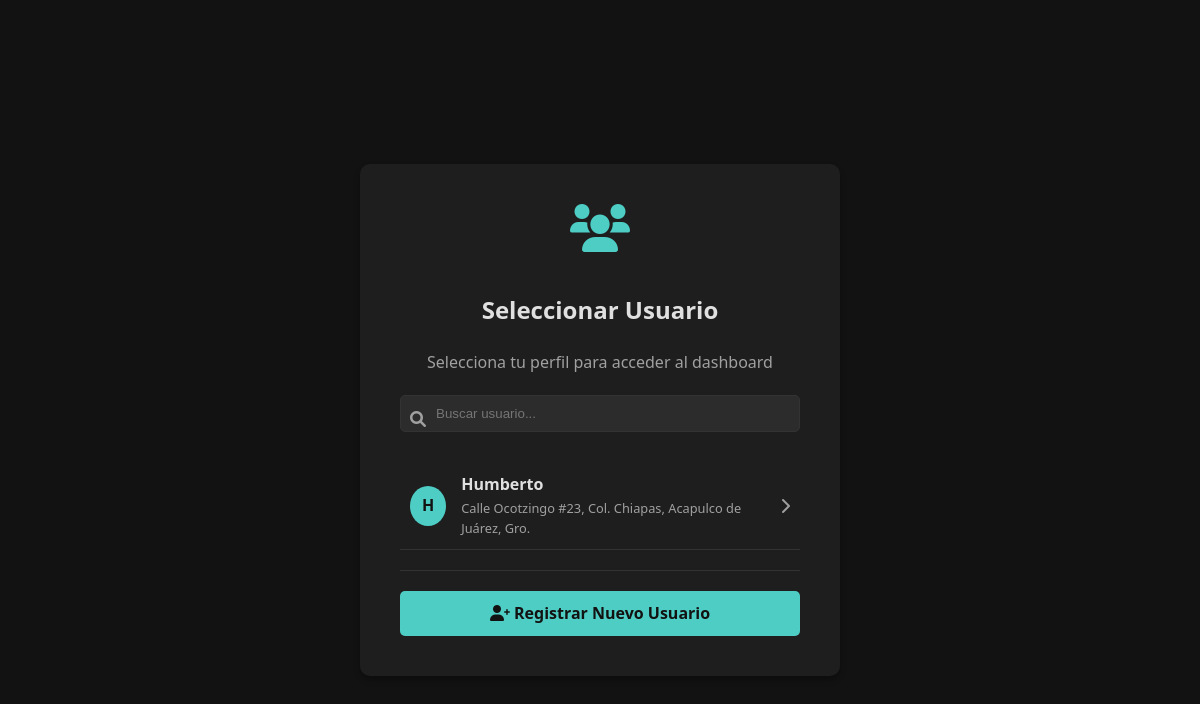
The page /usuarios on the database its author committed.
### models.py (models this page shows, shortened)
class Usuario(db.Model):
    __tablename__ = 'usuarios'
    id = db.Column(db.Integer, primary_key=True)
    nombre_usuario = db.Column(db.String(100), unique=True, nullable=False)
    domicilio = db.Column(db.String(200), nullable=False)
    fecha_registro = db.Column(db.DateTime, default=datetime.utcnow)
    dispositivos = db.relationship('Dispositivo', backref='usuario', lazy=True, cascade='all, delete-orphan')
    consumos = db.relationship('ConsumoBimestral', backref='usuario', lazy=True, cascade='all, delete-orphan')
    reportes = db.relationship('Reporte', backref='usuario', lazy=True, cascade='all, delete-orphan')

### app.py (the view)
@app.route('/usuarios')
def lista_usuarios():
    busqueda_form = BusquedaUsuarioForm()
    usuarios = Usuario.query.order_by(Usuario.fecha_registro.desc()).all()
    return render_template('login.html', usuarios=usuarios, form=busqueda_form)

### forms.py
class BusquedaUsuarioForm(FlaskForm):
    nombre_usuario = StringField(
        'Nombre de Usuario',
        validators=[Length(max=100)],
        render_kw={'placeholder': 'Buscar usuario...'}
    )
    submit = SubmitField('Buscar')

### templates/login.html
{% extends "base.html" %}
{% block content %}
<div class="login-container">
    <div class="login-card">
        <div class="login-header">
            <div class="icon">
                <i class="fas fa-users"></i>
            </div>
            <h2>Seleccionar Usuario</h2>
            <p style="color: var(--text-secondary); margin-bottom: 20px;">Selecciona tu perfil para acceder al dashboard</p>
        </div>
        <form method="GET" action="{{ url_for('lista_usuarios') }}" class="search-form" style="margin-bottom: 20px;">
            <div class="input-wrapper">
                <i class="fas fa-search"></i>
                {{ form.nombre_usuario(class="form-control", placeholder="Buscar usuario...") }}
            </div>
        </form>
        <div class="user-list" style="text-align: left; max-height: 300px; overflow-y: auto;">
            {% if usuarios %}
                {% for usuario in usuarios %}
                <a href="{{ url_for('dashboard', usuario_id=usuario.id) }}" class="user-item" style="display: flex; align-items: center; padding: 10px; border-bottom: 1px solid #333; color: var(--text-primary); text-decoration: none; transition: background 0.3s;">
                    <div style="background: var(--accent-color); width: 40px; height: 40px; border-radius: 50%; display: flex; align-items: center; justify-content: center; margin-right: 15px; color: #121212; font-weight: bold;">
                        {{ usuario.nombre_usuario[0]|upper }}
                    </div>
                    <div>
                        <div style="font-weight: bold;">{{ usuario.nombre_usuario }}</div>
                        <div style="font-size: 0.8rem; color: var(--text-secondary);">{{ usuario.domicilio }}</div>
                    </div>
                    <i class="fas fa-chevron-right" style="margin-left: auto; color: var(--text-secondary);"></i>
                </a>
                {% endfor %}
            {% else %}
                <p style="text-align: center; color: var(--text-secondary);">No hay usuarios registrados.</p>
            {% endif %}
        </div>
        <div class="form-footer" style="margin-top: 20px; border-top: 1px solid #333; padding-top: 20px;">
            <a href="{{ url_for('registro_usuario') }}" class="btn btn-primary" style="display: block; width: 100%; text-align: center; box-sizing: border-box;">
                <i class="fas fa-user-plus"></i> Registrar Nuevo Usuario
            </a>
        </div>
    </div>
</div>
{% endblock %}

### static/css/styles.css (style rules this page uses)
:root { --bg-color: #121212; --card-bg: #1e1e1e; --text-primary: #e0e0e0; --text-secondary: #a0a0a0; --accent-color: #4ECDC4; --danger-color: #ff6b6b; --input-bg: #2c2c2c; --border-color: #333; }
body { font-family: 'Segoe UI', Tahoma, Geneva, Verdana, sans-serif; background-color: var(--bg-color); color: var(--text-primary); margin: 0; padding: 0; line-height: 1.6; }
a { color: var(--accent-color); text-decoration: none; }
.form-control { background-color: var(--input-bg); border: 1px solid var(--border-color); color: var(--text-primary); padding: 10px; border-radius: 5px; width: 100%; box-sizing: border-box; margin-bottom: 10px; }
.btn { padding: 10px 20px; border-radius: 5px; border: none; cursor: pointer; font-weight: bold; transition: opacity 0.3s; }
.btn-primary { background-color: var(--accent-color); color: #121212; }
.login-container { display: flex; justify-content: center; align-items: center; height: 100vh; }
.login-card { background-color: var(--card-bg); padding: 40px; border-radius: 10px; width: 100%; max-width: 400px; box-shadow: 0 4px 6px rgba(0,0,0,0.3); text-align: center; }
.login-header i { font-size: 3rem; color: var(--accent-color); margin-bottom: 20px; }
.input-wrapper { position: relative; }
.input-wrapper i { position: absolute; left: 10px; top: 50%; transform: translateY(-50%); color: var(--text-secondary); }
.input-wrapper input { padding-left: 35px; }

### rows shown on the page
Usuario: nombre_usuario "H", nombre_usuario "Humberto", domicilio "Calle Ocotzingo #23, Col. Chiapas, Acapulco de Juárez, Gro."
